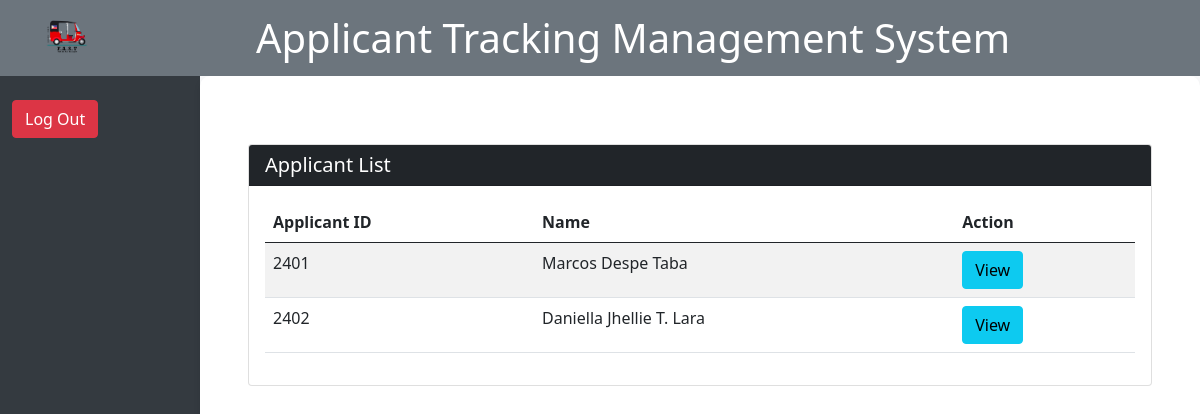
Page /user/index.php on the earlier database version.
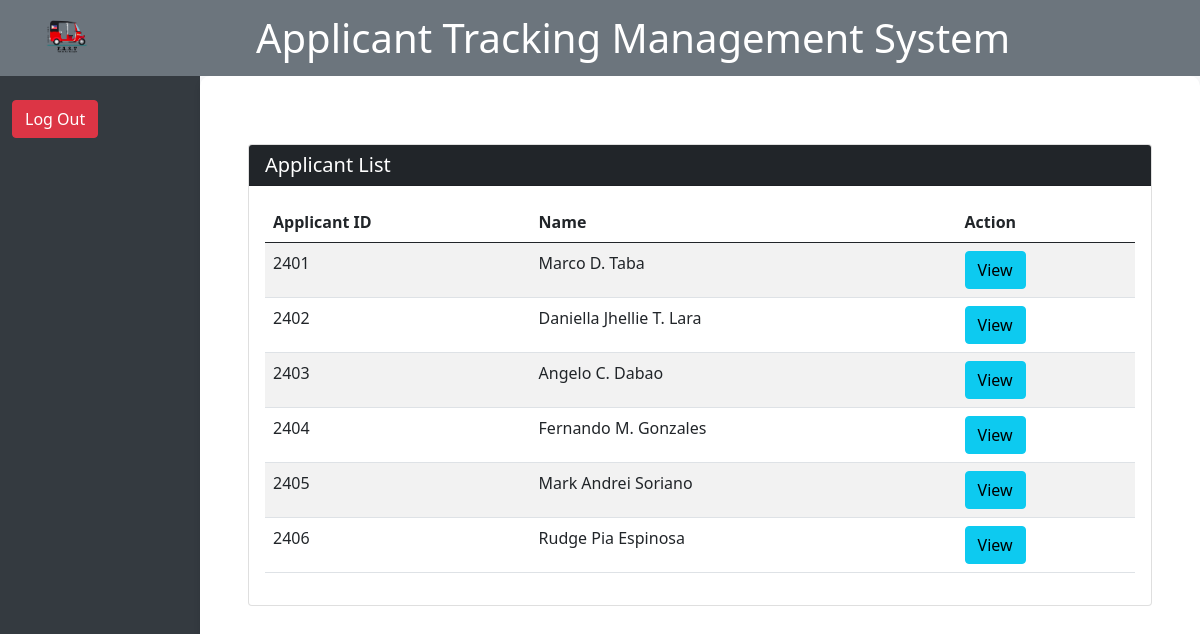
Same page on the later database version.
### tables this page shows
CREATE TABLE `applications` (
  `id` int(11) NOT NULL,
  `name` varchar(255) NOT NULL,
  `email` varchar(255) NOT NULL,
  `position` varchar(255) NOT NULL,
  `status` varchar(255) NOT NULL
);

### user/index.php (the view, shortened to what this page needs)
<!DOCTYPE html>
<html lang="en">
<head>
    <link href="bootstrap.min.css" rel="stylesheet">
</head>
<body>
    <nav class="navbar navbar-expand-lg navbar-light navbar-custom">
        <div class="container">
            <a class="navbar-brand" href="index.php">
                <img src="bomba.png" alt="ATS Logo" height="50">
            </a>
            <h1 class="m-auto">Applicant Tracking Management System</h1>
        </div>
    </nav>
    <div class="container-fluid">
        <div class="row">
            <nav id="sidebar" class="col-md-3 col-lg-2 d-md-block sidebar">
                <br>
                <div class="position-sticky">
                    <ul class="nav flex-column">
                        <li class="nav-item">
                            <a href="../index.php" class="btn btn-danger btn-block">Log Out</a>
                        </li>
                    </ul>
                </div>
            </nav>
            <main class="col-md-9 ms-sm-auto col-lg-10 px-md-4 main-content">
                <div class="container mt-5">
                    <div class="card">
                        <div class="card-header bg-dark text-white">
                            <h5 class="mb-0">Applicant List</h5>
                        </div>
                        <div class="card-body">
                            <table class="table table-striped">
                                <thead>
                                    <tr>
                                        <th scope="col">Applicant ID</th>
                                        <th scope="col">Name</th>
                                        <th scope="col">Action</th>
                                    </tr>
                                </thead>
                                <tbody>
                                    <?php
                                    $conn = mysqli_connect('localhost', 'root', '', 'applicant');
                                    $sql = "SELECT * FROM applications";
                                    $result = mysqli_query($conn, $sql);
                                    if (mysqli_num_rows($result) > 0) {
                                        while($row = mysqli_fetch_assoc($result)) {
                                            echo "<tr>";
                                            echo "<td>" . $row['id'] . "</td>";
                                            echo "<td>" . $row['name'] . "</td>";
                                            echo "<td>
                                                    <button type='button' class='btn btn-info' data-bs-toggle='modal' data-bs-target='#viewModal" . $row['id'] . "'>View</button>
                                                  </td>";
                                            echo "</tr>";
                                        }
                                    } else {
                                        echo "<tr><td colspan='5'>No applications found</td></tr>";
                                    }
                                    ?>
                                </tbody>
                            </table>
                        </div>
                    </div>
                </div>
            </main>
        </div>
    </div>
</body>
</html>

### user/index.php (style rules this page uses)
body { background-color: #f8f9fa; }
.navbar-custom { background-color: #6c757d; color: white; }
.sidebar { height: 100vh; background-color: #343a40; color: white; }
.main-content { padding-top: 20px; background-color: white; border-radius: 10px; box-shadow: 0 4px 6px rgba(0, 0, 0, 0.1); }

Differences in the rows shown:
changed applications id 2401: name "Marcos Despe Taba" → "Marco D. Taba"
added applications: id "2403", name "Angelo C. Dabao"
added applications: id "2404", name "Fernando M. Gonzales"
added applications: id "2405", name "Mark Andrei Soriano"
added applications: id "2406", name "Rudge Pia Espinosa"
